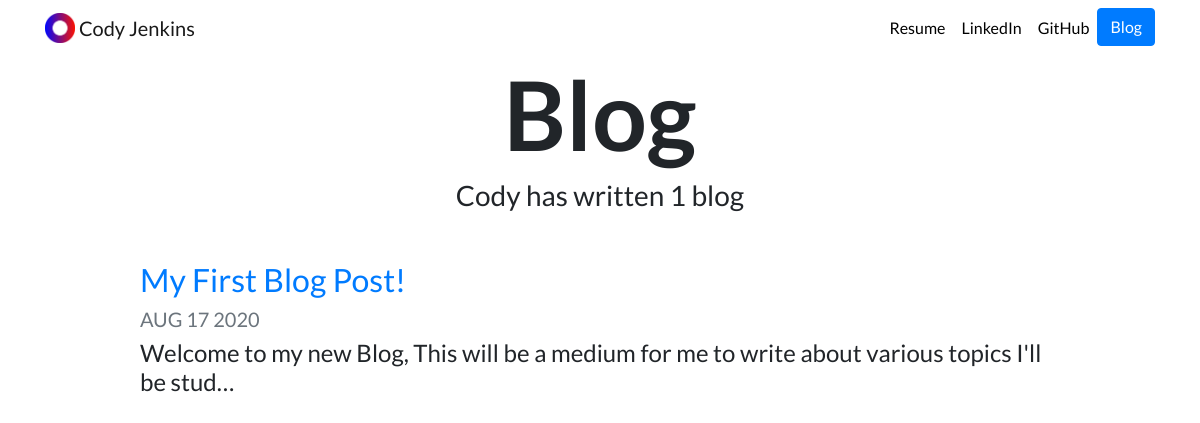
Screenshot of /blog/ with the database file from the repository.
### blog/models.py (models this page shows, shortened)
class Blog(models.Model):
	title = models.CharField(max_length=200)
	story = models.TextField()
	date = models.DateField()

### blog/views.py (the view)
# urls.py: path('', views.all_blogs, name='all_blogs'),
def all_blogs(request):
	blogs = Blog.objects.order_by('-date')
	return render(request, 'blog/all_blogs.html', {'blogs':blogs})

### blog/templates/blog/all_blogs.html
{% extends "portfolio/base.html" %}
{% load static %}
{% block content %}
<h1 id="blogtitle" class="font-weight-bold text-center">Blog</h1>
<h3 class="text-center mb-5">Cody has written {{ blogs.count }} blog{{ blogs.count|pluralize }}</h3>
{% for blog in blogs %}
<div class="row justify-content-center my-3">
  <div class="col-md-10">
    <a href="{% url 'blog:detail' blog.id %}">
      <h2>{{ blog.title }}</h2>
    </a>
    <h5 class="text-muted">{{ blog.date|date:'M d Y'|upper }}</h5>
    <h4>{{ blog.story|striptags|truncatechars:100 }}</h4>
  </div>
</div>
{% endfor %}
{% endblock %}

### portfolio/static/portfolio/custom.css (style rules this page uses)
body { font-family: 'Lato', sans-serif; }
#blogtitle { font-size: 6rem; }

### rows the page displays
Blog: title "My First Blog Post!", date "AUG 17 2020", story "Welcome to my new Blog, This will be a medium for me to write about various topics I'll be stud…"

### other values shown
{{ blogs.count }} "1"
